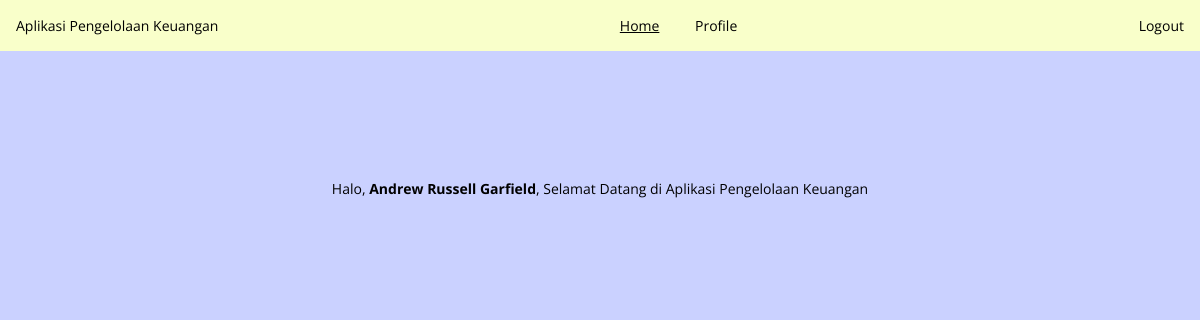
Page /home.php (signed in) on the committed database.
### tables this page shows
CREATE TABLE `mahasiswa` (
  `id` int(11) NOT NULL,
  `nama_depan` varchar(100) NOT NULL,
  `nama_tengah` varchar(100) NOT NULL,
  `nama_belakang` varchar(100) NOT NULL,
  `tempat_lahir` varchar(100) NOT NULL,
  `tanggal_lahir` date NOT NULL,
  `nik` varchar(16) NOT NULL,
  `warga_negara` varchar(100) NOT NULL,
  `email` varchar(100) NOT NULL,
  `no_hp` varchar(12) NOT NULL,
  `alamat` varchar(100) NOT NULL,
  `kode_pos` int(11) NOT NULL,
  `foto_profil` varchar(100) NOT NULL,
  `username` varchar(100) NOT NULL,
  `password` varchar(100) NOT NULL
);

### home.php (the view, shortened to what this page needs)
<!DOCTYPE html>
<html lang="en">
<head>
</head>
<body>
    <div class="navbar">
        <span>Aplikasi Pengelolaan Keuangan</span>
        <div class="navbar-mid">
            <a href="home.php" class="active">Home</a>
            <a href="profile.php">Profile</a>
        </div>
        <a href="logout.php">Logout</a>
    </div>
    <div class="home-page">
        <?php
        include "config.php";
        if (isset($_SESSION['username'])) {
            $username = $_SESSION['username'];
            $str_query = "SELECT * FROM mahasiswa WHERE username = '$username'";
            $result = mysqli_query($connection, $str_query);
            $fetch = mysqli_fetch_array($result);
            echo "Halo, <b>" . $fetch['nama_depan'] . " " . $fetch['nama_tengah'] . " " . $fetch['nama_belakang'] . "</b>, Selamat Datang di Aplikasi Pengelolaan Keuangan";
        } else {
            echo '<script type="text/javascript">';
            echo 'alert("Silahkan login terlebih dahulu!");';
            echo 'window.location.href = "login.php";';
            echo '</script>';
        }
        ?>
    </div>
</body>
</html>

### rows in the picture
mahasiswa: nama_depan "Andrew", nama_tengah "Russell", nama_belakang "Garfield"
